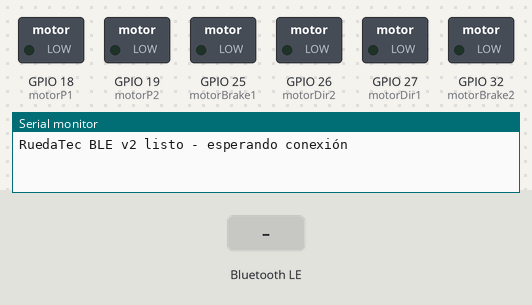
This sketch was run on a simulated ESP32. Shown: switched loads named in the sketch (green lamp = pin HIGH), the last lines printed to the serial monitor. The inputs (shaded band) are chosen by the test bench. Nothing arrives over Bluetooth unless stated; a phone connects over Bluetooth LE 3 s after start.

Above: at 1.2 s.
1.3 s: Bluetooth LE write "RT:2.0" received
At 1.45 s:
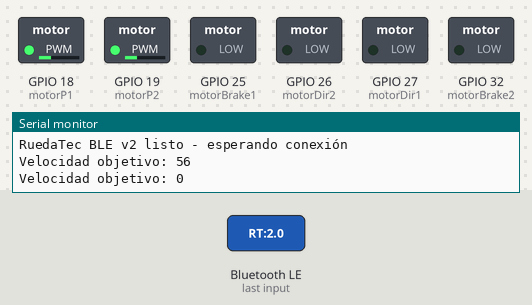
3.6 s: Bluetooth LE write "I" received
At 3.9 s:
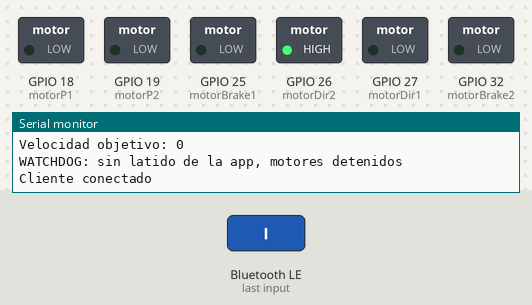
5.1 s: Bluetooth LE write "W" received
At 6.2 s:
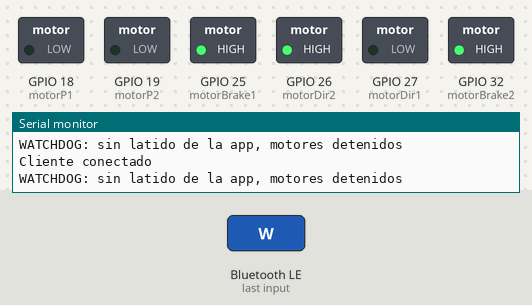
Timing chart, 0 to 8.1 s (numbered marks = the images above; inputs shaded):
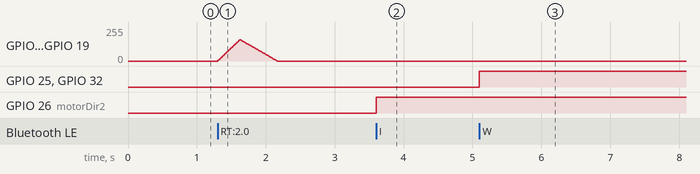

Measured:
- after the input at 1.3 s, GPIO 18 (motorP1), GPIO 19 (motorP2): rises from 0/255 to 159/255 in 0.31 s, then falls to 0/255 in 0.54 s
- after the input at 3.6 s, GPIO 26 (motorDir2): LOW → HIGH at once
- after the input at 5.1 s, GPIO 25 (motorBrake1), GPIO 32 (motorBrake2): LOW → HIGH at once

The sketch:

ruedatec_ble.ino
```cpp
/**
 * RuedaTec Pro - Firmware BLE v2 para ESP32
 *
 * REQUIERE: ESP32 Arduino core 3.0 o superior (API LEDC por pin y
 * getValue() devolviendo String). Con core 2.x no compila.
 *
 * Protocolo: Nordic UART Service (NUS)
 * - Service UUID:  6E400001-B5A3-F393-E0A9-E50E24DCCA9E
 * - RX Char UUID:  6E400002-B5A3-F393-E0A9-E50E24DCCA9E (app escribe aquí)
 * - TX Char UUID:  6E400003-B5A3-F393-E0A9-E50E24DCCA9E (ESP32 notifica aquí)
 *
 * Comandos (un solo carácter):
 *   F=Adelante  B=Atrás  L=Izquierda  R=Derecha  S=Parar
 *   G=Adelante-Izq  I=Adelante-Der  H=Atrás-Izq  J=Atrás-Der
 *   W=Freno ON  w=Freno OFF
 *   1-9=Velocidad (0 se acepta pero la app ya no lo envía)
 *
 * Mensajes hacia la app (notify): "RT:2.0" versión, "BRK:0/1" estado del
 * freno, "BAT:n" batería (opcional), "WDG" watchdog disparado.
 *
 * ── Novedades v2 ──
 * 1. WATCHDOG DE MOVIMIENTO: la app v2 reenvía la dirección activa cada
 *    300 ms como "latido". Si la silla está en movimiento y no llega ningún
 *    comando en WATCHDOG_MS, los motores se detienen solos Y se ignoran los
 *    comandos de movimiento hasta recibir una 'S' (la app la envía al
 *    procesar el aviso "WDG"). Esto protege contra caídas de la app, del
 *    enlace BLE o del teléfono.
 *    NOTA: requiere app v2.0+. La app v1 (que enviaba el comando una sola
 *    vez) provocaría paradas tras ~1.2 s de movimiento.
 * 2. SEGURIDAD DE FRENO: con el freno total activo se ignoran los comandos
 *    de movimiento (antes quedaban "en cola" y la silla arrancaba sola al
 *    soltar el freno). El freno SE CONSERVA al perderse la conexión: si la
 *    silla quedó frenada en una rampa y el teléfono muere, no se suelta.
 *    El estado real se notifica a la app con "BRK:" al reconectar.
 * 3. PARO INMEDIATO EN DESCONEXIÓN: al perderse el enlace en movimiento,
 *    el PWM se corta en seco (sin rampa) y el re-anuncio BLE ya no bloquea
 *    el lazo de control con delay().
 * 4. Los comandos BLE se encolan y se procesan en loop(): sin carreras
 *    entre la tarea Bluetooth y el lazo de control.
 */

#include <BLEDevice.h>
#include <BLEServer.h>
#include <BLEUtils.h>
#include <BLE2902.h>

#if !defined(ESP_ARDUINO_VERSION_MAJOR) || ESP_ARDUINO_VERSION_MAJOR < 3
#error "Este firmware requiere ESP32 Arduino core 3.x (Herramientas > Placa > Gestor de tarjetas > esp32 >= 3.0)"
#endif

#define SERVICE_UUID           "6E400001-B5A3-F393-E0A9-E50E24DCCA9E"
#define CHARACTERISTIC_UUID_RX "6E400002-B5A3-F393-E0A9-E50E24DCCA9E"
#define CHARACTERISTIC_UUID_TX "6E400003-B5A3-F393-E0A9-E50E24DCCA9E"

#define FIRMWARE_VERSION "2.0"

// ── Watchdog de movimiento ──
// La app v2 reenvía el comando de dirección cada 300 ms mientras se mantiene
// presionado. Con margen 4x: si no llega nada en 1200 ms, paramos.
const unsigned long WATCHDOG_MS = 1200;

// ── Telemetría de batería (opcional) ──
// Descomenta y ajusta si el hardware tiene divisor de tensión hacia un ADC:
// #define BATTERY_ADC_PIN 34
// const float BATTERY_VOLTAGE_MIN = 21.0;  // 0%  (ej. pack 24V)
// const float BATTERY_VOLTAGE_MAX = 29.4;  // 100%
// const float BATTERY_DIVIDER_RATIO = 11.0; // (R1+R2)/R2 del divisor

// ── Pines de motores ──
const int motorP1     = 18;  // PWM motor 1 (antes GPIO 12 - strapping pin)
const int motorDir1   = 27;  // Dirección motor 1 - OK
const int motorBrake1 = 25;  // Freno motor 1 - OK

const int motorP2     = 19;  // PWM motor 2 (antes GPIO 14 - pulso al boot)
const int motorDir2   = 26;  // Dirección motor 2 - OK
const int motorBrake2 = 32;  // Freno motor 2 - OK

// ── Estado ──
BLECharacteristic *pTxCharacteristic;
volatile bool deviceConnected = false;
bool oldDeviceConnected       = false;

int  porcentajeCurva   = 25;    // Rueda lenta va al 25% en diagonales
bool frenoTotal        = false;

bool avanzar    = false;
bool retroceder = false;
bool izquierda  = false;
bool derecha    = false;

// Tras un disparo del watchdog se ignoran los comandos de movimiento hasta
// recibir una 'S' (la app la envía al ver el aviso "WDG").
bool watchdogTripped = false;

// ── Cola de comandos ──
// onWrite corre en la tarea BLE y loop() en otra: los comandos se encolan
// aquí (un solo productor, un solo consumidor) y se procesan en loop(),
// evitando carreras sobre los flags de movimiento y lastCommandMs.
volatile char    cmdQueue[16];
volatile uint8_t cmdHead = 0;
volatile uint8_t cmdTail = 0;

// ── Soft start & smooth transitions ──
int velocidadObjetivo  = 255;   // Velocidad que el usuario eligió
int velocidadActual    = 255;   // Velocidad que sube/baja suavemente

int pwmObjetivoM1  = 0;        // PWM destino motor 1
int pwmObjetivoM2  = 0;        // PWM destino motor 2
int pwmActualM1    = 0;        // PWM actual motor 1 (rampa)
int pwmActualM2    = 0;        // PWM actual motor 2 (rampa)

const int RAMP_STEP      = 5;  // Incremento PWM por ciclo (arranque suave)
const int RAMP_DOWN_STEP = 10; // Decremento PWM por ciclo (frenado más rápido)
const int VEL_STEP       = 3;  // Incremento para transición entre niveles
const int RAMP_MS        = 10; // Milisegundos entre actualizaciones de rampa

unsigned long lastRampUpdate   = 0;
unsigned long lastCommandMs    = 0;   // Último comando procesado (watchdog)
unsigned long connectedAtMs    = 0;
unsigned long lastTelemetryMs  = 0;
unsigned long disconnectedAtMs = 0;
bool needsReadvertise          = false;

// ── BLE Callbacks ──
class ServerCallbacks : public BLEServerCallbacks {
  void onConnect(BLEServer *pServer) override {
    deviceConnected = true;
    connectedAtMs = millis();
    lastTelemetryMs = 0;
    watchdogTripped = false;
    Serial.println("Cliente conectado");
  }

  void onDisconnect(BLEServer *pServer) override {
    deviceConnected = false;
    Serial.println("Cliente desconectado");
    // El paro de motores y el re-anuncio se manejan en loop() para no tocar
    // el estado de control desde la tarea BLE. IMPORTANTE: el freno total
    // NO se suelta aquí: si la silla quedó frenada en una pendiente, debe
    // seguir frenada aunque el teléfono muera.
  }
};

void processCommand(char comando);
void ajustarVelocidad(char comando);
void calcularObjetivos();
void actualizarRampa();
void drenarComandos();
void revisarWatchdog();
void manejarDesconexion();
void enviarTelemetria();
void notificar(const String &mensaje);

class RxCallbacks : public BLECharacteristicCallbacks {
  void onWrite(BLECharacteristic *pCharacteristic) override {
    String rxValue = pCharacteristic->getValue();
    for (unsigned int i = 0; i < rxValue.length(); i++) {
      uint8_t next = (cmdHead + 1) & 15;
      if (next != cmdTail) {          // si la cola está llena, se descarta
        cmdQueue[cmdHead] = rxValue[i];
        cmdHead = next;
      }
    }
  }
};

// ── Setup ──
void setup() {
  Serial.begin(115200);

  pinMode(motorDir1, OUTPUT);
  pinMode(motorBrake1, OUTPUT);
  pinMode(motorDir2, OUTPUT);
  pinMode(motorBrake2, OUTPUT);

  ledcAttach(motorP1, 5000, 8);
  ledcAttach(motorP2, 5000, 8);
  ledcWrite(motorP1, 0);
  ledcWrite(motorP2, 0);

#ifdef BATTERY_ADC_PIN
  pinMode(BATTERY_ADC_PIN, INPUT);
#endif

  // Inicializar BLE
  BLEDevice::init("RuedaTecPro");
  BLEServer *pServer = BLEDevice::createServer();
  pServer->setCallbacks(new ServerCallbacks());

  BLEService *pService = pServer->createService(SERVICE_UUID);

  pTxCharacteristic = pService->createCharacteristic(
    CHARACTERISTIC_UUID_TX,
    BLECharacteristic::PROPERTY_NOTIFY
  );
  pTxCharacteristic->addDescriptor(new BLE2902());

  BLECharacteristic *pRxCharacteristic = pService->createCharacteristic(
    CHARACTERISTIC_UUID_RX,
    BLECharacteristic::PROPERTY_WRITE | BLECharacteristic::PROPERTY_WRITE_NR
  );
  pRxCharacteristic->setCallbacks(new RxCallbacks());

  pService->start();

  BLEAdvertising *pAdvertising = BLEDevice::getAdvertising();
  pAdvertising->addServiceUUID(SERVICE_UUID);
  pAdvertising->setScanResponse(true);
  pAdvertising->setMinPreferred(0x06);
  BLEDevice::startAdvertising();

  Serial.println("RuedaTec BLE v2 listo - esperando conexión");
}

// ── Loop ──
void loop() {
  drenarComandos();
  revisarWatchdog();
  manejarDesconexion();
  calcularObjetivos();
  actualizarRampa();
  enviarTelemetria();
}

// ── Procesa los comandos encolados por la tarea BLE ──
void drenarComandos() {
  while (cmdTail != cmdHead) {
    char comando = cmdQueue[cmdTail];
    cmdTail = (cmdTail + 1) & 15;
    lastCommandMs = millis();
    processCommand(comando);
  }
}

// ── Watchdog: si hay movimiento y la app dejó de "latir", parar ──
void revisarWatchdog() {
  bool enMovimiento = avanzar || retroceder || izquierda || derecha;
  if (enMovimiento && (millis() - lastCommandMs > WATCHDOG_MS)) {
    avanzar = false;
    retroceder = false;
    izquierda = false;
    derecha = false;
    watchdogTripped = true;   // se ignora todo movimiento hasta recibir 'S'
    Serial.println("WATCHDOG: sin latido de la app, motores detenidos");
    notificar("WDG");
  }
}

// ── Desconexión: paro inmediato + re-anuncio sin bloquear ──
void manejarDesconexion() {
  if (!deviceConnected && oldDeviceConnected) {
    oldDeviceConnected = false;
    // Paro en seco: una pérdida de enlace no merece rampa suave.
    avanzar = false;
    retroceder = false;
    izquierda = false;
    derecha = false;
    watchdogTripped = false;
    pwmObjetivoM1 = 0; pwmObjetivoM2 = 0;
    pwmActualM1 = 0;   pwmActualM2 = 0;
    ledcWrite(motorP1, 0);
    ledcWrite(motorP2, 0);
    // (frenoTotal se conserva tal cual estaba)
    disconnectedAtMs = millis();
    needsReadvertise = true;
  }

  if (needsReadvertise && millis() - disconnectedAtMs > 500) {
    needsReadvertise = false;
    BLEDevice::startAdvertising();
    Serial.println("Re-anunciando BLE");
  }

  if (deviceConnected && !oldDeviceConnected) {
    oldDeviceConnected = true;
  }
}

// ── Telemetría ──
// RT: y BRK: se repiten cada 5 s: una sola notificación al conectar podría
// perderse si la app aún no se había suscrito a las notificaciones.
void enviarTelemetria() {
  if (!deviceConnected) return;
  unsigned long now = millis();
  if (now - connectedAtMs < 1500) return;
  if (lastTelemetryMs != 0 && now - lastTelemetryMs < 5000) return;
  lastTelemetryMs = now;

  notificar(String("RT:") + FIRMWARE_VERSION);
  notificar(String("BRK:") + (frenoTotal ? "1" : "0"));

#ifdef BATTERY_ADC_PIN
  // Promedio de 8 lecturas del ADC (12 bits, atenuación por defecto ~3.3V)
  long sum = 0;
  for (int i = 0; i < 8; i++) sum += analogRead(BATTERY_ADC_PIN);
  float adcVolts = (sum / 8.0) / 4095.0 * 3.3;
  float packVolts = adcVolts * BATTERY_DIVIDER_RATIO;
  float pct = (packVolts - BATTERY_VOLTAGE_MIN)
            / (BATTERY_VOLTAGE_MAX - BATTERY_VOLTAGE_MIN) * 100.0;
  int nivel = constrain((int)pct, 0, 100);
  notificar(String("BAT:") + nivel);
#endif
}

void notificar(const String &mensaje) {
  if (!deviceConnected || pTxCharacteristic == nullptr) return;
  pTxCharacteristic->setValue(mensaje.c_str());
  pTxCharacteristic->notify();
}

// ── Procesamiento de comandos ──
void processCommand(char comando) {
  bool esMovimiento = (comando == 'F' || comando == 'B' || comando == 'L' ||
                       comando == 'R' || comando == 'G' || comando == 'I' ||
                       comando == 'H' || comando == 'J');

  // v2: con freno total activo se ignoran los comandos de movimiento.
  // Así la silla no "recuerda" una dirección y arranca sola al soltar el freno.
  if (frenoTotal && esMovimiento) {
    return;
  }
  // Tras un disparo del watchdog, solo una 'S' rearma el movimiento.
  if (watchdogTripped && esMovimiento) {
    return;
  }

  switch (comando) {
    case 'F':
      avanzar = true; retroceder = false; izquierda = false; derecha = false;
      break;
    case 'B':
      avanzar = false; retroceder = true; izquierda = false; derecha = false;
      break;
    case 'L':
      avanzar = false; retroceder = false; izquierda = true; derecha = false;
      break;
    case 'R':
      avanzar = false; retroceder = false; izquierda = false; derecha = true;
      break;
    case 'S':
      avanzar = false; retroceder = false; izquierda = false; derecha = false;
      watchdogTripped = false;
      break;
    case 'G':
      avanzar = true; retroceder = false; izquierda = true; derecha = false;
      break;
    case 'I':
      avanzar = true; retroceder = false; izquierda = false; derecha = true;
      break;
    case 'H':
      avanzar = false; retroceder = true; izquierda = true; derecha = false;
      break;
    case 'J':
      avanzar = false; retroceder = true; izquierda = false; derecha = true;
      break;
    case 'W':
      frenoTotal = true;
      avanzar = false; retroceder = false; izquierda = false; derecha = false;
      break;
    case 'w':
      frenoTotal = false;
      break;
    default:
      ajustarVelocidad(comando);
  }
}

void ajustarVelocidad(char comando) {
  if (comando >= '0' && comando <= '9') {
    velocidadObjetivo = map(comando - '0', 0, 9, 0, 255);
    Serial.print("Velocidad objetivo: ");
    Serial.println(velocidadObjetivo);
  }
}

// ── Calcular PWM objetivo para cada motor ──
void calcularObjetivos() {
  int velCurva = velocidadActual * porcentajeCurva / 100;

  if (frenoTotal) {
    digitalWrite(motorBrake1, HIGH);
    digitalWrite(motorBrake2, HIGH);
    pwmObjetivoM1 = 0;
    pwmObjetivoM2 = 0;
    pwmActualM1 = 0;
    pwmActualM2 = 0;
    ledcWrite(motorP1, 0);
    ledcWrite(motorP2, 0);
    return;
  }

  digitalWrite(motorBrake1, LOW);
  digitalWrite(motorBrake2, LOW);

  if (avanzar) {
    if (izquierda) {
      digitalWrite(motorDir1, LOW);
      digitalWrite(motorDir2, HIGH);
      pwmObjetivoM1 = velCurva;
      pwmObjetivoM2 = velocidadActual;
    } else if (derecha) {
      digitalWrite(motorDir1, LOW);
      digitalWrite(motorDir2, HIGH);
      pwmObjetivoM1 = velocidadActual;
      pwmObjetivoM2 = velCurva;
    } else {
      digitalWrite(motorDir1, LOW);
      digitalWrite(motorDir2, HIGH);
      pwmObjetivoM1 = velocidadActual;
      pwmObjetivoM2 = velocidadActual;
    }
  } else if (retroceder) {
    if (izquierda) {
      digitalWrite(motorDir1, HIGH);
      digitalWrite(motorDir2, LOW);
      pwmObjetivoM1 = velCurva;
      pwmObjetivoM2 = velocidadActual;
    } else if (derecha) {
      digitalWrite(motorDir1, HIGH);
      digitalWrite(motorDir2, LOW);
      pwmObjetivoM1 = velocidadActual;
      pwmObjetivoM2 = velCurva;
    } else {
      digitalWrite(motorDir1, HIGH);
      digitalWrite(motorDir2, LOW);
      pwmObjetivoM1 = velocidadActual;
      pwmObjetivoM2 = velocidadActual;
    }
  } else if (izquierda) {
    digitalWrite(motorDir1, HIGH);
    digitalWrite(motorDir2, HIGH);
    pwmObjetivoM1 = velocidadActual;
    pwmObjetivoM2 = velocidadActual;
  } else if (derecha) {
    digitalWrite(motorDir1, LOW);
    digitalWrite(motorDir2, LOW);
    pwmObjetivoM1 = velocidadActual;
    pwmObjetivoM2 = velocidadActual;
  } else {
    pwmObjetivoM1 = 0;
    pwmObjetivoM2 = 0;
  }
}

// ── Rampa suave: mueve PWM actual hacia objetivo gradualmente ──
void actualizarRampa() {
  unsigned long now = millis();
  if (now - lastRampUpdate < RAMP_MS) return;
  lastRampUpdate = now;

  // Transición suave entre niveles de velocidad
  if (velocidadActual < velocidadObjetivo) {
    velocidadActual = min(velocidadActual + VEL_STEP, velocidadObjetivo);
  } else if (velocidadActual > velocidadObjetivo) {
    velocidadActual = max(velocidadActual - VEL_STEP, velocidadObjetivo);
  }

  // Rampa motor 1: sube lento, baja rápido
  if (pwmActualM1 < pwmObjetivoM1) {
    pwmActualM1 = min(pwmActualM1 + RAMP_STEP, pwmObjetivoM1);
  } else if (pwmActualM1 > pwmObjetivoM1) {
    pwmActualM1 = max(pwmActualM1 - RAMP_DOWN_STEP, pwmObjetivoM1);
  }

  // Rampa motor 2: sube lento, baja rápido
  if (pwmActualM2 < pwmObjetivoM2) {
    pwmActualM2 = min(pwmActualM2 + RAMP_STEP, pwmObjetivoM2);
  } else if (pwmActualM2 > pwmObjetivoM2) {
    pwmActualM2 = max(pwmActualM2 - RAMP_DOWN_STEP, pwmObjetivoM2);
  }

  ledcWrite(motorP1, pwmActualM1);
  ledcWrite(motorP2, pwmActualM2);
}
```
